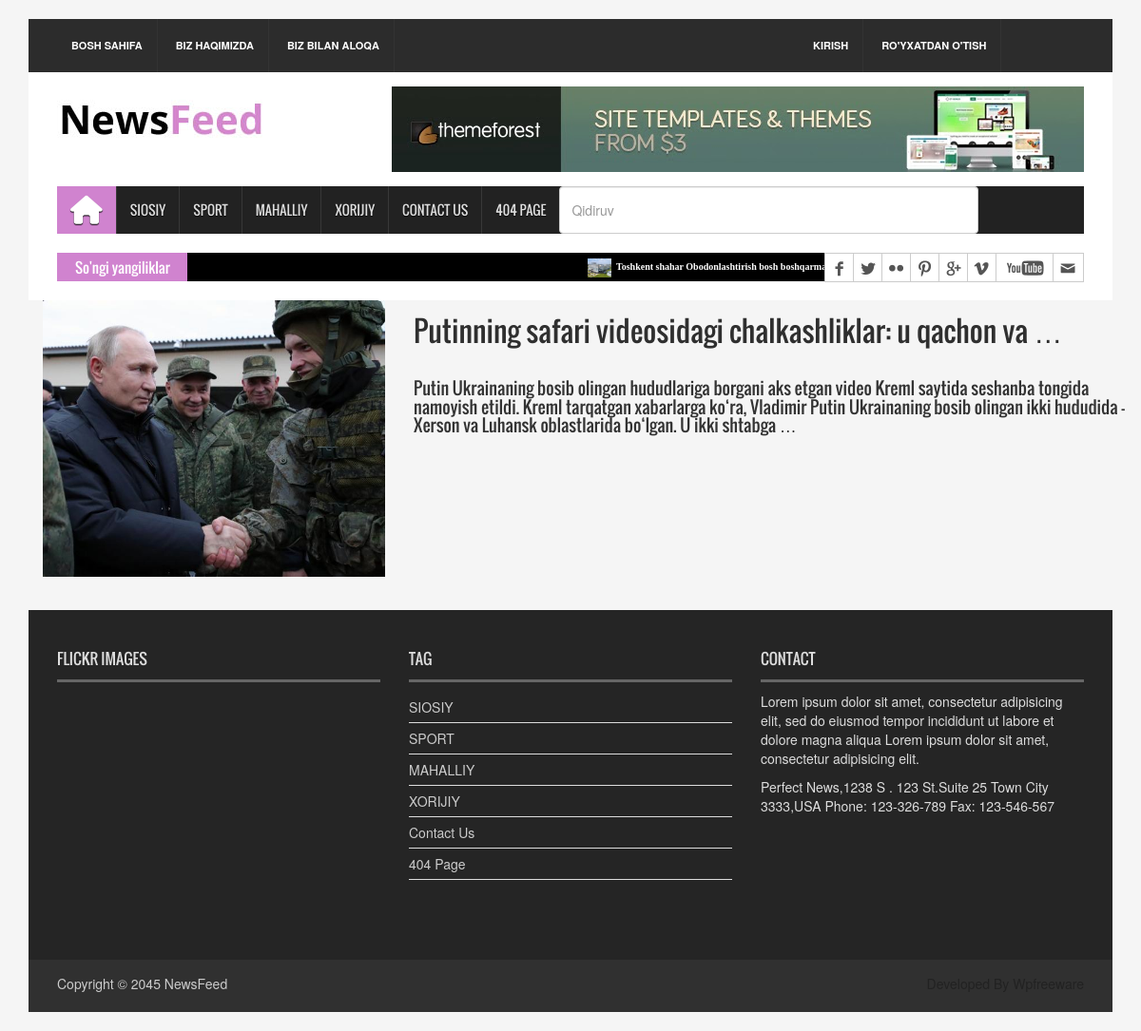
The app's page /xorij/ with its own data.
### news/models.py (models this page shows, shortened)
class News(models.Model):
    class Status(models.TextChoices):
        Draft = 'DF', 'Draft'
        Published = 'PB', 'Published'
    title = models.CharField(max_length=250)
    slug = models.SlugField(max_length=250)
    body = models.TextField()
    image = models.ImageField(upload_to='image')
    category = models.ForeignKey(Category, on_delete=models.CASCADE)
    publish_time = models.DateTimeField(default=timezone.now)
    created_time = models.DateTimeField(auto_now_add=True)
    upload_time = models.DateTimeField(auto_now=True)
    status = models.CharField(max_length=2, choices=Status.choices, default=Status.Draft)
    class Meta:
        ordering = ["-publish_time"]

### news/views.py (the view)
# urls.py: path('xorij/', XorijNewsView.as_view(), name='xorij_news'),
class XorijNewsView(ListView):
    model = News
    template_name = 'news/xorij.html'
    context_object_name = 'xorij'
    def get_queryset(self):
        single = self.model.objects.all().filter(category__name='XORIJ')
        return single

### news/model_primary.py (called while the page is built)
def last_news(request):
    last_news = News.objects.all().order_by('-publish_time')[:10]
    navbar = Category.objects.all()
    now = datetime.now()
    context = {
        "last_news": last_news,
        'navbar': navbar,
        'now': now,
    }
    return context

### templates/news/xorij.html
{% extends 'news/base.html' %}
{% load static %}
{% block content %}
    {% for xj in xorij %}
        <div style="margin-bottom: 35px" class="container">
            <div class="row">
                <div class="col-sm-4">
                    <a href="{% url 'news_detail' xj.pk %}"> <img style="width: 100%" src="{{ xj.image.url }}"> </a>
                </div>
                <div class="col-sm-8">
                    <a href="{% url 'news_detail' xj.pk %}"><h2 >{{ xj.title|truncatewords:7 }}</h2></a>
                    <br>
                    <h4>{{ xj.body|truncatewords:35 }}</h4>
                </div>
            </div>
        </div>
    {% endfor %}
{% endblock content %}

### templates/news/base.html (shortened to what this page needs)
{% load static %}
{% load hitcount_tags %}
<!DOCTYPE html>
<html>
<head>
<link rel="stylesheet" type="text/css" href="{% static 'css/bootstrap.min.css' %}">
<link rel="stylesheet" type="text/css" href="{% static 'css/font-awesome.min.css' %}">
<link rel="stylesheet" type="text/css" href="{% static 'css/animate.css' %}">
<link rel="stylesheet" type="text/css" href="{% static 'css/font.css' %}">
<link rel="stylesheet" type="text/css" href="{% static 'css/li-scroller.css' %}">
<link rel="stylesheet" type="text/css" href="{% static 'css/slick.css' %}">
<link rel="stylesheet" type="text/css" href="{% static 'css/jquery.fancybox.css' %}">
<link rel="stylesheet" type="text/css" href="{% static 'css/theme.css' %}">
<link rel="stylesheet" type="text/css" href="{% static 'css/style.css' %}">
<link rel="stylesheet" href="{% static 'css/profile.css' %}">
<link rel="stylesheet" href="https://cdnjs.cloudflare.com/ajax/libs/font-awesome/6.4.0/css/all.min.css" />
</head>
    <body>
    <div class="container">
      <header id="header">
        <div class="row">
          <div class="col-lg-12 col-md-12 col-sm-12">
            <div class="header_top">
              <div class="header_top_left">
                <ul class="top_nav">
                  <li><a href="{% url 'home' %}">BOSH SAHIFA</a></li>
                  <li><a href="#">BIZ HAQIMIZDA</a></li>
                  <li><a href="{% url 'contact' %}">BIZ BILAN ALOQA</a></li>
                </ul>
              </div>
              <div class="header_top_right">
                  {% if request.user.is_authenticated %}
                  <div class="header_top_right" style="margin-left: 20vw">
                    <ul class="top_nav">
                      <li><a href="{% url 'logout' %}">Chiqish</a></li>
                      <li><a href="{% url 'user_profile' %}">Sizning accountingiz </a></li>
                    </ul>
                  </div>
                  {% else %}
                  <div class="header_top_left" style="margin-left: 20vw">
                      <ul class="top_nav">
                      <li><a href="{% url 'login' %}">Kirish</a></li>
                      <li><a href="{% url 'signup' %}">Ro'yxatdan o'tish</a></li>
                      </ul>
                  </div>
                  {% endif %}
              </div>
            </div>
          </div>
          <div class="col-lg-12 col-md-12 col-sm-12">
            <div class="header_bottom">
              <div class="logo_area"><a href="home.html" class="logo"><img src="{% static 'images/logo.jpg' %}" alt=""></a></div>
              <div class="add_banner"><a href="#"><img src="{% static 'images/addbanner_728x90_V1.jpg' %}" alt=""></a></div>
            </div>
          </div>
        </div>
      </header>
      <section id="navArea">
        <nav class="navbar navbar-inverse" role="navigation">
          <div id="navbar" class="navbar-collapse collapse">
            <ul class="nav navbar-nav main_nav">
              <li class="active"><a href="{% url 'home' %}"><span class="fa fa-home desktop-home"></span><span class="mobile-show">Home</span></a></li>
              <li><a href="{% url 'siyosat_news' %}">SIOSIY</a></li>
              <li><a href="{% url 'sport_news' %}">SPORT</a></li>
              <li><a href="{% url 'mahalliy_news' %}">MAHALLIY</a></li>
              <li><a href="{% url 'xorij_news' %}">XORIJIY</a></li>
              <li><a href="{% url 'contact' %}">Contact Us</a></li>
              <li><a href="{% url '404' %}">404 Page</a></li>
              <li><form method="get" action="{% url 'search_results' %}">
                    <input type="search" name="q" placeholder="Qidiruv" id="idello" class="form-control">
              </form></li>
            </ul>
          </div>
        </nav>
      </section>
      <section id="newsSection">
        <div class="row">
          <div class="col-lg-12 col-md-12">
            <div class="latest_newsarea"> <span>So'ngi yangiliklar</span>
              <ul id="ticker01" class="news_sticker">
                  {% for last in last_news %}
                <li><a href="{% url 'news_detail' last.pk %}"><img src="{{ last.image.url }}" alt="">{{ last.title|truncatewords:5 }}</a></li>
                  {% endfor %}
              </ul>
              <div class="social_area">
                <ul class="social_nav">
                  <li class="facebook"><a href="#"></a></li>
                  <li class="twitter"><a href="#"></a></li>
                  <li class="flickr"><a href="#"></a></li>
                  <li class="pinterest"><a href="#"></a></li>
                  <li class="googleplus"><a href="#"></a></li>
                  <li class="vimeo"><a href="#"></a></li>
                  <li class="youtube"><a href="#"></a></li>
                  <li class="mail"><a href="#"></a></li>
                </ul>
              </div>
            </div>
          </div>
        </div>
      </section>
        {% block content %}
        {% endblock content %}
    <footer id="footer">
        <div class="footer_top">
          <div class="row">
            <div class="col-lg-4 col-md-4 col-sm-4">
              <div class="footer_widget wow fadeInLeftBig">
                <h2>Flickr Images</h2>
              </div>
            </div>
            <div class="col-lg-4 col-md-4 col-sm-4">
              <div class="footer_widget wow fadeInDown">
                <h2>Tag</h2>
                <ul class="tag_nav">
                    <li><a href="{% url 'siyosat_news' %}">SIOSIY</a></li>
                      <li><a href="{% url 'sport_news' %}">SPORT</a></li>
                      <li><a href="{% url 'mahalliy_news' %}">MAHALLIY</a></li>
                      <li><a href="{% url 'xorij_news' %}">XORIJIY</a></li>
                      <li><a href="{% url 'contact' %}">Contact Us</a></li>
                      <li><a href="{% url '404' %}">404 Page</a></li>
                </ul>
              </div>
            </div>
            <div class="col-lg-4 col-md-4 col-sm-4">
              <div class="footer_widget wow fadeInRightBig">
                <h2>Contact</h2>
                <p>Lorem ipsum dolor sit amet, consectetur adipisicing elit, sed do eiusmod tempor incididunt ut labore et dolore magna aliqua Lorem ipsum dolor sit amet, consectetur adipisicing elit.</p>
                <address>
                Perfect News,1238 S . 123 St.Suite 25 Town City 3333,USA Phone: 123-326-789 Fax: 123-546-567
                </address>
              </div>
            </div>
          </div>
        </div>
        <div class="footer_bottom">
          <p class="copyright">Copyright &copy; 2045 <a href="home.html">NewsFeed</a></p>
          <p class="developer">Developed By Wpfreeware</p>
        </div>
      </footer>
    </div>
    </body>

### static/css/li-scroller.css (style rules this page uses)
ul.newsticker { position:relative; left:750px; font:bold 10px Verdana; list-style-type:none; margin:0; padding:0 }
ul.newsticker li { float:left; margin:0; padding:0 }
ul.newsticker a { white-space:nowrap; padding:0; color:#fff; margin:0 50px 0 0 }
ul.newsticker a > img { height:20px; margin-right:5px; width:25px }

### static/css/theme.css (style rules this page uses)
.navbar-inverse .navbar-nav > .active > a, .navbar-inverse .navbar-nav > .active > a:hover, .navbar-inverse .navbar-nav > .active > a:focus { background-color:#d083cf }
.latest_newsarea span { background:none repeat scroll 0 0 #d083cf }

### static/css/profile.css (style rules this page uses)
* { margin: 0; padding: 0; }
body { display: flex; justify-content: center; }

### templates/news/base.html (style rules this page uses)
#idello { height: 50px; width: 441px; }

### records on screen
News: image (picture), title "Toshkent shahar Obodonlashtirish bosh boshqarmasiga …"
News: image (picture), title "Putinning safari videosidagi chalkashliklar: u qachon va …", body "Putin Ukrainaning bosib olingan hududlariga borgani aks etgan video Kreml saytida seshanba tongida namoyish etildi. Kreml tarqatgan xabarlarga ko‘ra, Vladimir Putin Ukrainaning bosib olingan ikki hududida - Xerson va Luhansk oblastlarida bo‘lgan. U ikki shtabga …"
